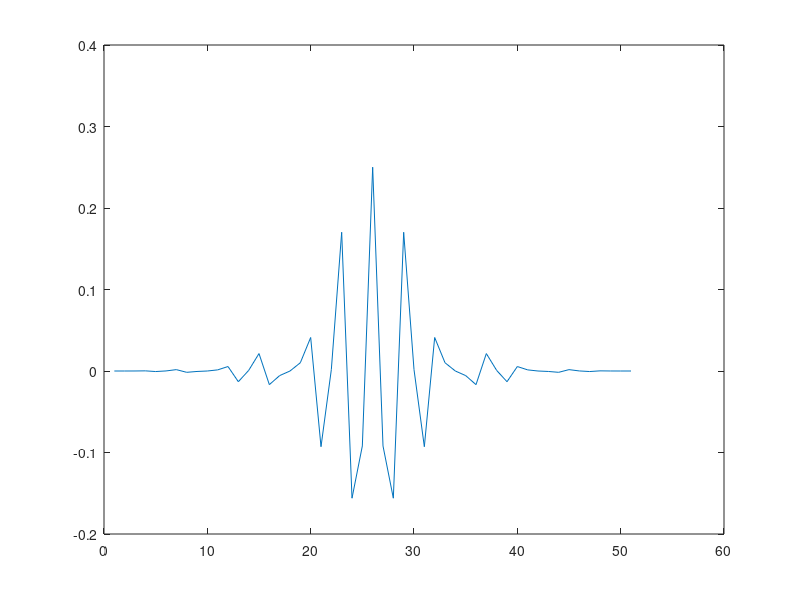
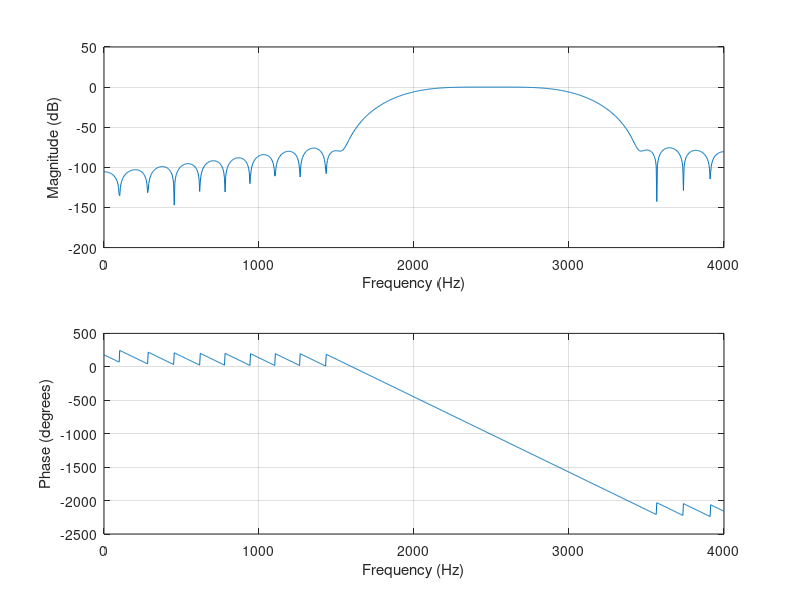

Here is the MATLAB script that generated these plots, in order:
clc
clear all
close all
N=50
fs=8000;
fc1=2000;
fc2=3000;
wc1=fc1/(fs/2);
wc2=fc2/(fs/2);
h=fir1(N,[wc1 wc2], 'bandpass', blackman(N+1))
figure(5);
plot(h);
figure(6);
freqz(h,1,1024,fs)